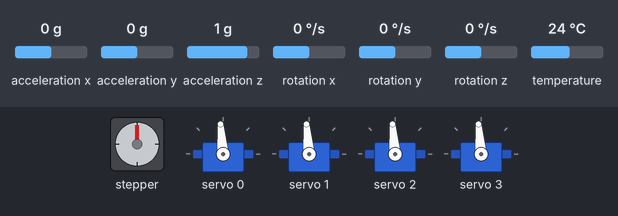
The sketch below on a simulated Arduino Uno, built with avr-gcc and run on an emulated ATmega328P. Parts: stepper motor, 4 × servo. Wiring (inferred from the names in the program): stepper motor driver (200 steps per turn assumed): step pin 2; direction pin 3. The inputs (shaded band) are chosen by the test bench; at power-on: acceleration x 0 g, acceleration y 0 g, acceleration z 1 g, rotation x 0 °/s, rotation y 0 °/s, rotation z 0 °/s, temperature 24 °C.

Above: at 1.2 s.
1.3 s: acceleration x set to -1.4 g
At 3.1 s:
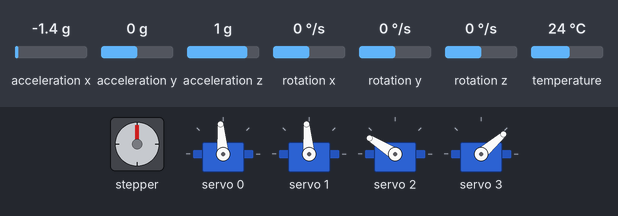
4.3 s: acceleration y set to -1.4 g
At 7.2 s:
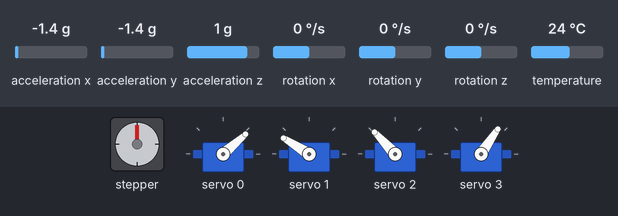
7.3 s: acceleration z set to -1.4 g
10.3 s: acceleration x set to -0.8 g
At 13.1 s:
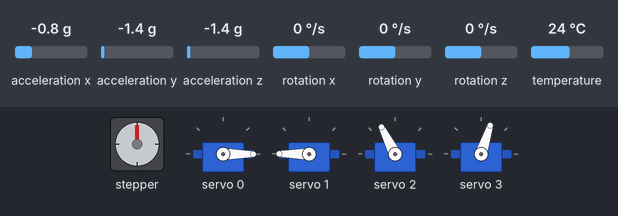
13.3 s: acceleration y set to -0.8 g
At 16.1 s:
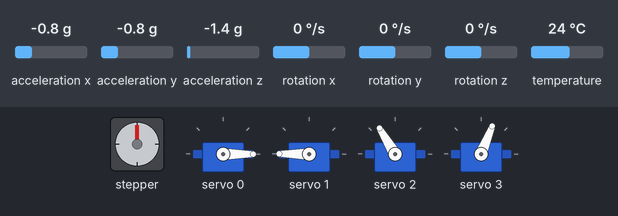
19.3 s: acceleration z set to -0.8 g
At 19.9 s:
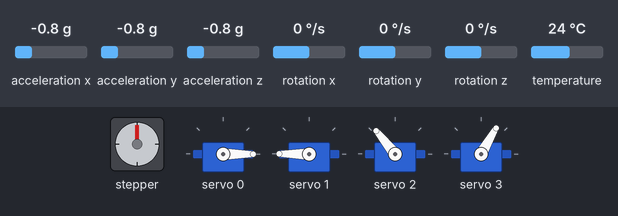
Timing chart, 0 to 69.8 s (numbered marks = the images above; inputs shaded):
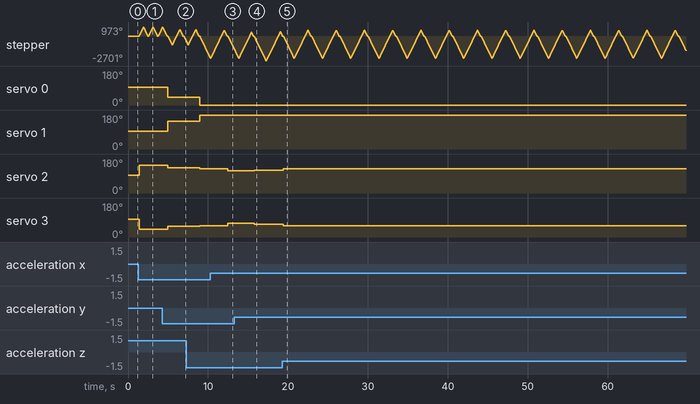

The sketch:

stablisingrobot.ino
```cpp
// #include <Wire.h>
// #include <Adafruit_MPU6050.h>
// #include <Adafruit_PWMServoDriver.h> // Adafruit PCA9685 Library

// // Initialize components
// Adafruit_MPU6050 mpu;
// Adafruit_PWMServoDriver pca9685 = Adafruit_PWMServoDriver();

// void setup() {
//   Serial.begin(115200);

//   // Initialize MPU6050
//   if (!mpu.begin()) {
//     Serial.println("Failed to initialize MPU6050!");
//     while (1);
//   }

//   // Initialize PCA9685
//   pca9685.begin();
//   pca9685.setPWMFreq(60); // Set PWM frequency to 60 Hz
// }

// void loop() {
//   // Read MPU6050 sensor data
//   sensors_event_t accel, gyro, temp;
//   mpu.getEvent(&accel, &gyro, &temp);

//   // Calculate pitch and roll
//   float pitch = atan2(accel.acceleration.y, accel.acceleration.z) * 180 / M_PI;
//   float roll = atan2(-accel.acceleration.x, sqrt(accel.acceleration.y * accel.acceleration.y + accel.acceleration.z * accel.acceleration.z)) * 180 / M_PI;

//   // Example adjustments (replace with actual logic)
//   float shoulderAdjustments[4] = {pitch, -pitch, roll, -roll};
//   float kneeAngles[4] = {90.0, 90.0, 90.0, 90.0}; // Replace with real IK calculations

//   // Set servo positions (example for 4 servos)
//   for (int i = 0; i < 4; i++) {
//     int pulse = map(kneeAngles[i], 0, 180, 150, 600); // Map angle to pulse width
//     pca9685.setPWM(i, 0, pulse); // Set servo PWM
//   }

//   delay(100);
// }

#include <Wire.h>
#include <Adafruit_MPU6050.h>
#include <Adafruit_PWMServoDriver.h>

// Define constants for hardware
#define NUM_LEGS 4
#define SERVO_MIN 150 // Min pulse length for servos
#define SERVO_MAX 600 // Max pulse length for servos
#define STEP_PIN 2 // Example stepper pin
#define DIR_PIN 3  // Example stepper direction pin

Adafruit_MPU6050 mpu;
Adafruit_PWMServoDriver pca9685 = Adafruit_PWMServoDriver();

// Define servo and stepper positions
float kneeAngles[NUM_LEGS] = {90.0, 90.0, 90.0, 90.0};
int shoulderSteps[NUM_LEGS] = {0, 0, 0, 0};

void setup() {
  Serial.begin(115200);

  // Initialize MPU6050
  if (!mpu.begin()) {
    Serial.println("Failed to initialize MPU6050!");
    while (1);
  }

  // Initialize PCA9685
  pca9685.begin();
  pca9685.setPWMFreq(60); // 60 Hz frequency for servos

  // Initialize stepper motor pins
  pinMode(STEP_PIN, OUTPUT);
  pinMode(DIR_PIN, OUTPUT);
}

void loop() {
  // Read MPU6050 data
  sensors_event_t accel, gyro, temp;
  mpu.getEvent(&accel, &gyro, &temp);

  // Calculate pitch and roll
  float pitch = atan2(accel.acceleration.y, accel.acceleration.z) * 180 / M_PI;
  float roll = atan2(-accel.acceleration.x, sqrt(accel.acceleration.y * accel.acceleration.y + accel.acceleration.z * accel.acceleration.z)) * 180 / M_PI;

  // Compute adjustments for stabilization
  calculateStabilization(pitch, roll);

  // Apply adjustments to servos
  for (int i = 0; i < NUM_LEGS; i++) {
    int pulse = map(kneeAngles[i], 0, 180, SERVO_MIN, SERVO_MAX);
    pca9685.setPWM(i, 0, pulse);
  }

  // Apply adjustments to steppers (example for one leg)
  for (int i = 0; i < NUM_LEGS; i++) {
    moveStepper(shoulderSteps[i]); // Function to control steppers
  }

  delay(100); // Adjust as needed
}

void calculateStabilization(float pitch, float roll) {
  // Example: Adjust knee angles and shoulder steps based on pitch/roll
  kneeAngles[0] = 90.0 + pitch; // Adjust front-left knee
  kneeAngles[1] = 90.0 - pitch; // Adjust front-right knee
  kneeAngles[2] = 90.0 + roll;  // Adjust back-left knee
  kneeAngles[3] = 90.0 - roll;  // Adjust back-right knee

  // Adjust shoulder steps for steppers
  shoulderSteps[0] = pitch * 10; // Example scaling factor
  shoulderSteps[1] = -pitch * 10;
  shoulderSteps[2] = roll * 10;
  shoulderSteps[3] = -roll * 10;
}

void moveStepper(int steps) {
  // Example stepper control logic
  digitalWrite(DIR_PIN, steps > 0 ? HIGH : LOW);
  for (int i = 0; i < abs(steps); i++) {
    digitalWrite(STEP_PIN, HIGH);
    delayMicroseconds(500); // Adjust speed
    digitalWrite(STEP_PIN, LOW);
    delayMicroseconds(500);
  }
}
```

Measured:
- after the input at 1.3 s, stepper: turns 972° clockwise in 0.52 s, then 972° counter-clockwise in 0.53 s, then 973° clockwise in 0.54 s, then 973° counter-clockwise in 0.53 s, and so on; servo 2: 95° → 148° after 0.08 s; servo 3: 95° → 41° after 0.08 s
- after the input at 4.3 s, servo 0: 95° → 41° after 0.69 s; servo 1: 95° → 148° after 0.69 s; servo 2: 148° → 133° after 0.69 s; servo 3: 41° → 56° after 0.69 s
- after the input at 7.3 s, servo 0: 41° → 0° after 1.7 s; servo 1: 148° → 180° after 1.7 s; servo 2: 133° → 129° after 1.7 s; servo 3: 56° → 60° after 1.7 s
- after the input at 10.3 s, servo 2: 129° → 117° after 2.2 s; servo 3: 60° → 72° after 2.2 s
- after the input at 13.3 s, servo 2: 117° → 121° after 2.5 s; servo 3: 72° → 68° after 2.5 s
- after the input at 19.3 s, servo 2: 121° → 129° after 0.13 s; servo 3: 68° → 60° after 0.13 s
